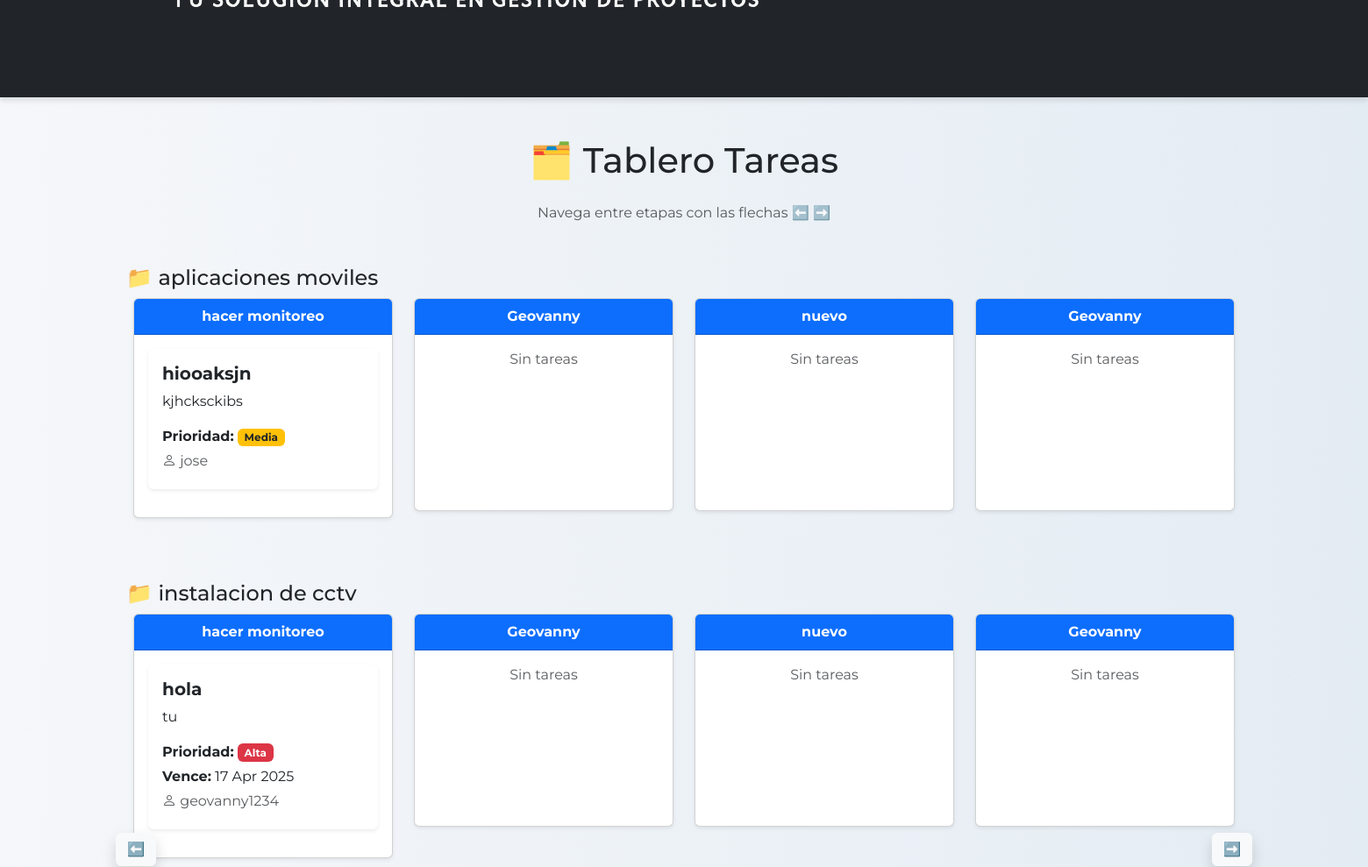
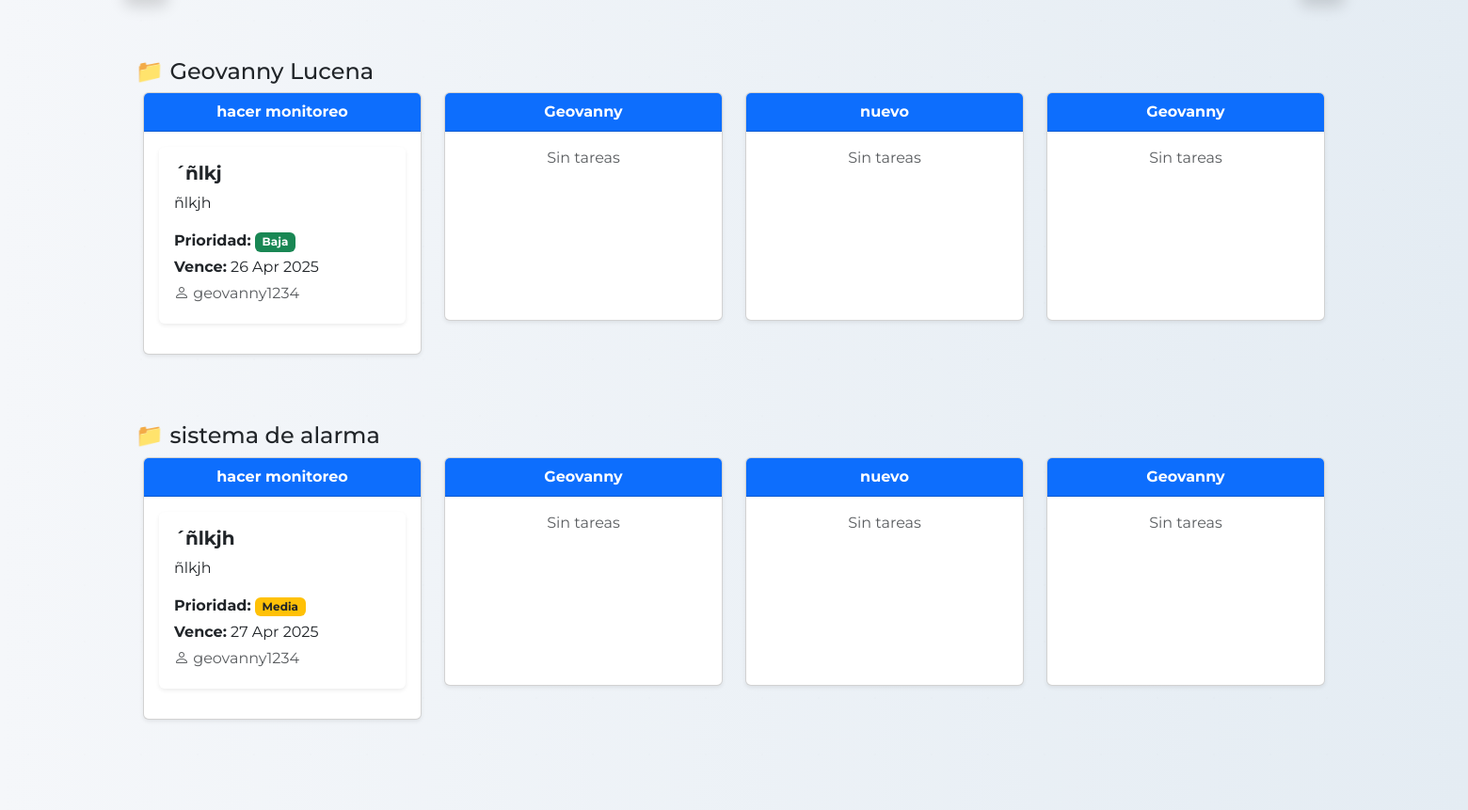
Before: /kanban/ (signed in, lower part) with the older database file (2 pictures, top to bottom).
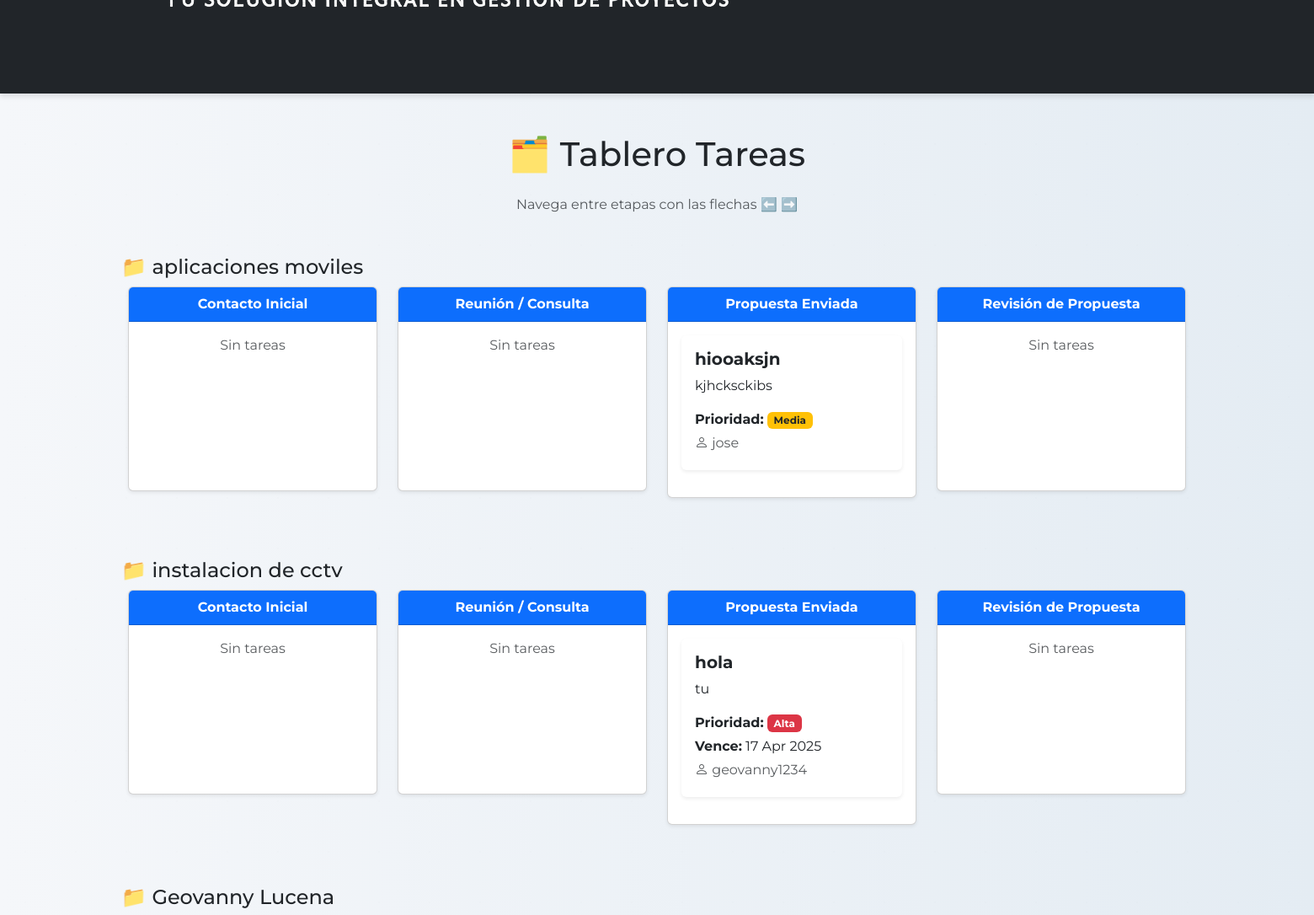
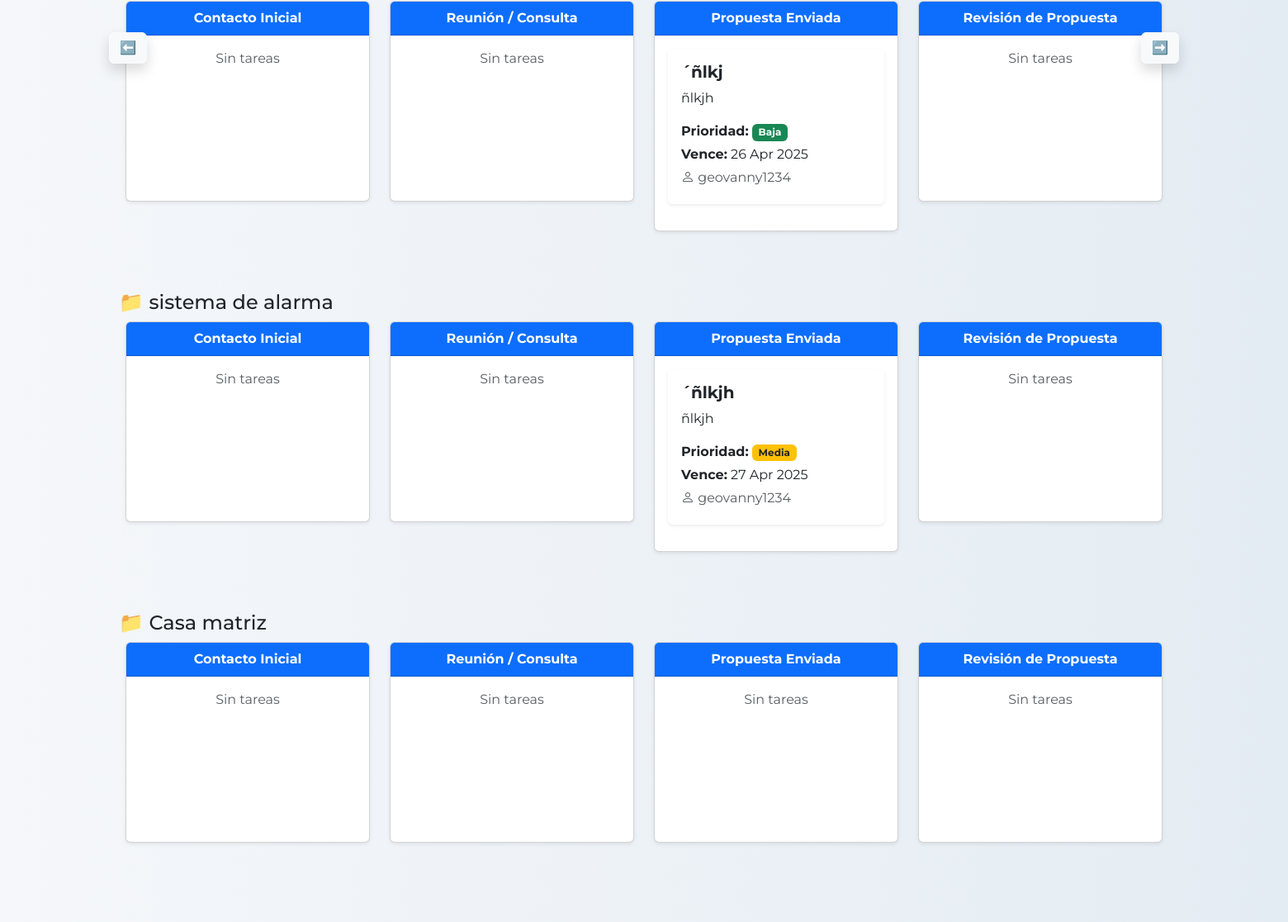
After: the same page with the newer database file (2 pictures, top to bottom).
### mivp/models.py (models this page shows, shortened)
class Projects(models.Model):
    name = models.CharField(max_length=200)
    name_contacto = models.CharField(max_length=200)
    number_contacto = models.CharField(max_length=20)
    mail = models.EmailField()
    direction_contac = models.CharField(max_length=200)
    is_archived = models.BooleanField(default=False)  # 🔥 NUEVO

class Stage(models.Model):
    ROLE_CHOICES = [
        ('comercial', 'Comercial'),
        ('gerencia', 'Gerencia'),
        ('cliente', 'Cliente'),
        ('operaciones', 'Operaciones'),
    ]
    name = models.CharField(max_length=100)
    default_user = models.ForeignKey(
        User,
        on_delete=models.SET_NULL,
        null=True,
        blank=True,
        help_text="Usuario asignado por defecto a esta etapa"
    )
    responsible_role = models.CharField(
        max_length=20,
        choices=ROLE_CHOICES,
        default='comercial',
        help_text="Rol que puede gestionar esta etapa"
    )

class Tasks(models.Model):
    PRIORITY_CHOICES = [
        ('low', 'Baja'),
        ('medium', 'Media'),
        ('high', 'Alta'),
    ]
    title = models.CharField(max_length=200)
    description = models.TextField()
    project = models.ForeignKey(Projects, on_delete=models.CASCADE, related_name="tasks")
    assigned_to = models.ForeignKey(User, on_delete=models.SET_NULL, null=True, blank=True, related_name="assigned_tasks")
    stage = models.ForeignKey(Stage, on_delete=models.SET_NULL, null=True, blank=True, related_name="tasks")
    priority = models.CharField(max_length=10, choices=PRIORITY_CHOICES, default='medium')
    due_date = models.DateField(null=True, blank=True)
    created_at = models.DateTimeField(auto_now_add=True)
    is_completed = models.BooleanField(default=False)  # 🔥 NUEVO

### mivp/views.py (the view)
# urls.py: path('kanban/', views.kanban_board, name='kanban'),
@login_required
def kanban_board(request):
    stages = Stage.objects.all()
    projects = Projects.objects.filter(is_archived=False)
    tasks_by_project = {}
    for project in projects:
        tasks_by_stage = {}
        for stage in stages:
            tasks_by_stage[stage] = Tasks.objects.filter(project=project, stage=stage, is_completed=False)
        tasks_by_project[project] = tasks_by_stage
    return render(request, 'tasks/kanban.html', {
        'projects': projects,
        'stages': stages,
        'tasks_by_project': tasks_by_project,
    })

### mivp/templatetags/custom_filters.py (called while the page is built)
@register.filter
def get_item(dictionary, key):
    return dictionary.get(key)

### mivp/templates/tasks/kanban.html (shortened to what this page needs)
{% extends 'layouts/base.html' %}
{% load custom_filters %}
{% block content %}
<div class="container py-4 position-relative">
    <h1 class="text-center mb-4">🗂️ Tablero Tareas</h1>
    <p class="text-center text-muted mb-3">Navega entre etapas con las flechas ⬅️ ➡️</p>
    <button id="scrollLeft" class="btn btn-light shadow position-absolute top-50 start-0 translate-middle-y z-1">⬅️</button>
    <button id="scrollRight" class="btn btn-light shadow position-absolute top-50 end-0 translate-middle-y z-1">➡️</button>
    {% for project in projects %}
        <h4 class="mt-5">📁 {{ project.name }}</h4>
        <div id="kanbanContainer" class="row flex-nowrap overflow-auto kanban-scroll px-2">
            {% for stage in stages %}
                <div class="col-md-3">
                    <div class="card shadow-sm mb-4">
                        <div class="card-header bg-primary text-white text-center fw-bold">
                            {{ stage.name }}
                        </div>
                        <div class="card-body" style="min-height: 200px;">
                            {% with tasks=tasks_by_project|get_item:project|get_item:stage %}
                                {% if tasks %}
                                    {% for task in tasks %}
                                        <div class="card mb-3 border-0 shadow-sm">
                                            <div class="card-body">
                                                <h5 class="card-title">{{ task.title }}</h5>
                                                <p class="card-text">{{ task.description|truncatewords:15 }}</p>
                                                <p class="mb-1">
                                                    <strong>Prioridad:</strong>
                                                    <span class="badge
                                                        {% if task.priority == 'high' %} bg-danger
                                                        {% elif task.priority == 'medium' %} bg-warning text-dark
                                                        {% else %} bg-success
                                                        {% endif %}">
                                                        {{ task.get_priority_display }}
                                                    </span>
                                                </p>
                                                {% if task.due_date %}
                                                    <p class="mb-1"><strong>Vence:</strong> {{ task.due_date|date:"d M Y" }}</p>
                                                {% endif %}
                                                {% if task.assigned_to %}
                                                    <p class="text-muted mb-1"><i class="bi bi-person"></i> {{ task.assigned_to.username }}</p>
                                                {% endif %}
                                            </div>
                                        </div>
                                    {% endfor %}
                                {% else %}
                                    <p class="text-muted text-center">Sin tareas</p>
                                {% endif %}
                            {% endwith %}
                        </div>
                    </div>
                </div>
            {% endfor %}
        </div>
    {% endfor %}
</div>
{% endblock %}

Changed rows visible on the page:
changed Stage: name "hacer monitoreo" → "Contacto Inicial"; loses Tasks (title "hiooaksjn", description "kjhcksckibs", priority "Media", assigned_to.username "jose"); loses Tasks (title "hola", description "tu", priority "Alta", due_date "17 Apr 2025", assigned_to.username "geovanny1234"); loses Tasks (title "´ñlkj", description "ñlkjh", priority "Baja", due_date "26 Apr 2025", assigned_to.username "geovanny1234"); loses Tasks (title "´ñlkjh", description "ñlkjh", priority "Media", due_date "27 Apr 2025", assigned_to.username "geovanny1234"); now shows "Sin tareas Sin tareas Sin tareas Sin tareas"
changed Stage: name "Geovanny" → "Reunión / Consulta"
changed Stage: name "nuevo" → "Propuesta Enviada"; gains Tasks (title "hiooaksjn", description "kjhcksckibs", priority "Media", assigned_to.username "jose"); gains Tasks (title "hola", description "tu", priority "Alta", due_date "17 Apr 2025", assigned_to.username "geovanny1234"); gains Tasks (title "´ñlkj", description "ñlkjh", priority "Baja", due_date "26 Apr 2025", assigned_to.username "geovanny1234"); gains Tasks (title "´ñlkjh", description "ñlkjh", priority "Media", due_date "27 Apr 2025", assigned_to.username "geovanny1234"); no longer shows "Sin tareas Sin tareas Sin tareas Sin tareas"
changed Stage: name "Geovanny" → "Revisión de Propuesta"
added Projects: name "Casa matriz", Stage (name "Contacto Inicial", shows "Sin tareas"), Stage (name "Reunión / Consulta", shows "Sin tareas"), Stage (name "Propuesta Enviada", shows "Sin tareas"), Stage (name "Revisión de Propuesta", shows "Sin tareas")
